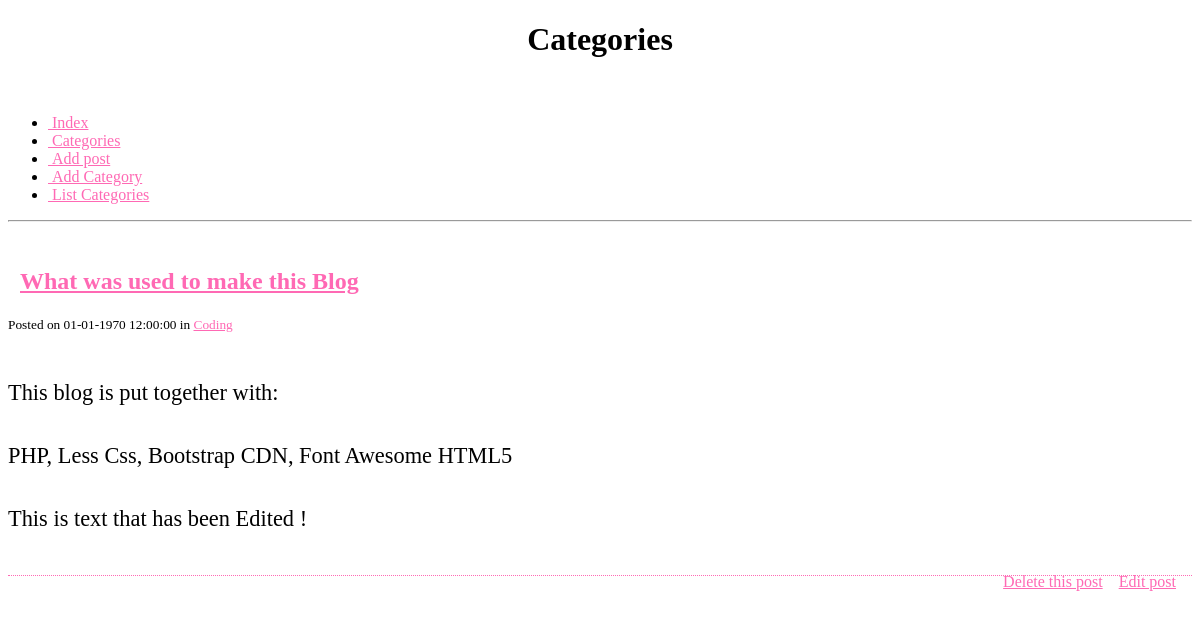
/blog/category.php?id=5, run on the app's committed database.
### tables this page shows
CREATE TABLE `posts` (
  `id` int(6) NOT NULL AUTO_INCREMENT,
  `cat_id` int(3) NOT NULL,
  `title` varchar(255) NOT NULL,
  `contents` text NOT NULL,
  `date_posted` datetime NOT NULL DEFAULT '0000-00-00 00:00:00',
  PRIMARY KEY (`id`)
);

CREATE TABLE `categories` (
  `id` int(3) NOT NULL AUTO_INCREMENT,
  `name` varchar(24) NOT NULL,
  PRIMARY KEY (`id`),
  UNIQUE KEY `name` (`name`)
);

### blog/resources/func/blog.php (called while the page is built, shortened)
<?php
function get_posts($id = null, $cat_id = null) {
	$posts = array();
	$query = "SELECT posts.id AS post_id, categories.id AS category_id, title, contents, date_posted, categories.name FROM posts INNER JOIN categories ON categories.id = posts.cat_id ";
	if (isset($cat_id) ){
		$cat_id = (int) $cat_id;
		$query .= " WHERE `cat_id` = {$cat_id}";
	}
	$query .= " ORDER BY `posts` . `id` DESC";
	$query = mysql_query($query);
	while ($row = mysql_fetch_assoc($query) ) {
		$posts[] = $row;
	}
	return $posts;
}

### blog/category.php (the view, shortened to what this page needs)
<?php
$posts = get_posts(null, $_GET['id']);
?>
<!DOCTYPE html>
<html lang="en">
<head>
	<?php include "includes/_head.php" ?>
</head>
<body>
	<div class="container">
		<div class="row">
			<div class="span6 offset3">
				<h1>Categories</h1>
				<br>
				<?php include "includes/_nav.php" ?>
				<hr>
				<br>
				<?php
				foreach ( $posts as $post ) {
					?>
					<div class="post">
						<h2><i class="icon-quote-left">&nbsp;&nbsp;</i><a href="index.php?id=<?php echo $post['post_id']; ?>"><?php echo $post['title']; ?></a></h2>
						<small> Posted on <?php echo date('d-m-Y h:i:s', strtotime($posts['date_posted'])); ?>
							in <a href="category.php?id=<?php echo $post['category_id']; ?>"><?php echo $post['name'];?></a>
						</small>
						<p class="post-content"><?php echo nl2br($post['contents']);?></p>
						<div class="post-functions">
							<ul>
								<li><a href="delete_post.php?id=<?php echo $post["post_id"]; ?>"> Delete this post</a></li>
								<li><a href="edit_post.php?id=<?php echo $post['post_id']; ?>"> Edit post</a></li>
							</ul>
						</div>
						<br />
					</div>
					<?php
				}
				?>
			</div>
		</div>
	</body>
	</html>

### blog/css/main.css (style rules this page uses)
h1 { text-align: center; }
a { color: #ff69b4; }
.post { margin-bottom: 1.5em; border-bottom: 1px dotted #ff69b4; }
.post-content { padding-top: 1em; font-size: 1.4em; line-height: 1.4em; }
.post-functions ul { float: right; }
.post-functions li { display: block; float: left; padding-right: 1em; }

### data on the page
posts: title "What was used to make this Blog", date_posted "01-01-1970 12:00:00", categories.name "Coding", contents "This blog is put together with: PHP, Less Css, Bootstrap CDN, Font Awesome HTML5 This is text that has been Edited !"
